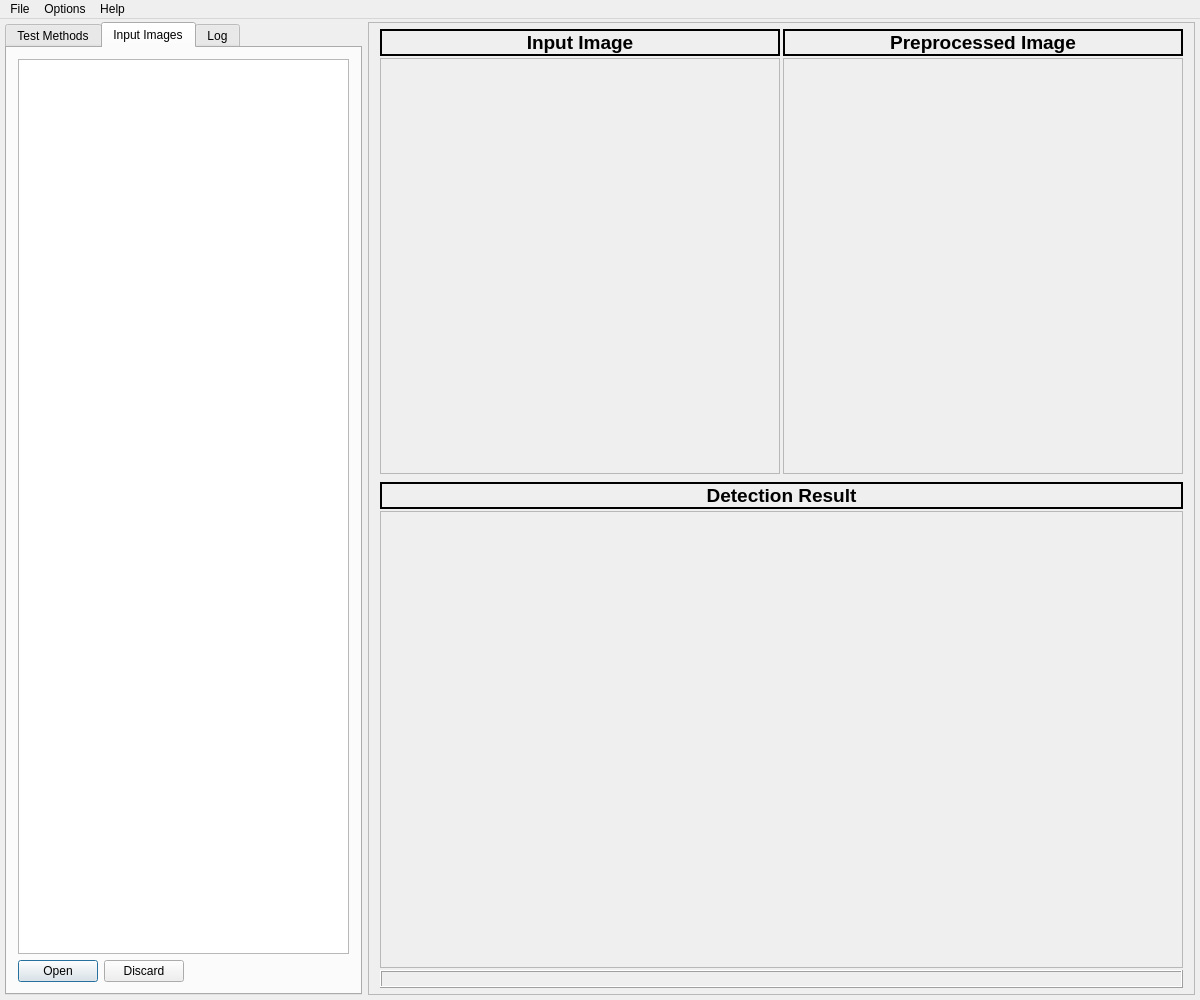
<?xml version="1.0" encoding="UTF-8"?>
<ui version="4.0">
 <class>MainGui</class>
 <widget class="QMainWindow" name="MainGui">
  <property name="geometry">
   <rect>
    <x>0</x>
    <y>0</y>
    <width>1200</width>
    <height>1000</height>
   </rect>
  </property>
  <property name="sizePolicy">
   <sizepolicy hsizetype="Expanding" vsizetype="Expanding">
    <horstretch>0</horstretch>
    <verstretch>0</verstretch>
   </sizepolicy>
  </property>
  <property name="minimumSize">
   <size>
    <width>0</width>
    <height>0</height>
   </size>
  </property>
  <property name="maximumSize">
   <size>
    <width>16777215</width>
    <height>16777215</height>
   </size>
  </property>
  <property name="windowTitle">
   <string>Sichtprüfung</string>
  </property>
  <property name="toolButtonStyle">
   <enum>Qt::ToolButtonIconOnly</enum>
  </property>
  <widget class="QWidget" name="centralWidget">
   <property name="sizePolicy">
    <sizepolicy hsizetype="Expanding" vsizetype="Expanding">
     <horstretch>0</horstretch>
     <verstretch>0</verstretch>
    </sizepolicy>
   </property>
   <layout class="QGridLayout" name="gridLayout_2">
    <property name="leftMargin">
     <number>5</number>
    </property>
    <property name="topMargin">
     <number>3</number>
    </property>
    <property name="rightMargin">
     <number>5</number>
    </property>
    <property name="bottomMargin">
     <number>5</number>
    </property>
    <property name="verticalSpacing">
     <number>6</number>
    </property>
    <item row="0" column="0">
     <widget class="QTabWidget" name="tabWidget">
      <property name="sizePolicy">
       <sizepolicy hsizetype="Expanding" vsizetype="Expanding">
        <horstretch>0</horstretch>
        <verstretch>0</verstretch>
       </sizepolicy>
      </property>
      <property name="minimumSize">
       <size>
        <width>300</width>
        <height>0</height>
       </size>
      </property>
      <property name="tabShape">
       <enum>QTabWidget::Rounded</enum>
      </property>
      <property name="currentIndex">
       <number>1</number>
      </property>
      <property name="elideMode">
       <enum>Qt::ElideLeft</enum>
      </property>
      <widget class="QWidget" name="tabTestMethods">
       <property name="sizePolicy">
        <sizepolicy hsizetype="Expanding" vsizetype="Expanding">
         <horstretch>0</horstretch>
         <verstretch>0</verstretch>
        </sizepolicy>
       </property>
       <attribute name="title">
        <string>Test Methods</string>
       </attribute>
       <layout class="QVBoxLayout" name="verticalLayout_5">
        <item>
         <widget class="QGroupBox" name="groupBoxMethods">
          <property name="title">
           <string>Methods</string>
          </property>
          <property name="flat">
           <bool>true</bool>
          </property>
          <layout class="QVBoxLayout" name="verticalLayout_14"/>
         </widget>
        </item>
        <item>
         <widget class="QGroupBox" name="groupBoxResults">
          <property name="title">
           <string>Results</string>
          </property>
          <property name="flat">
           <bool>true</bool>
          </property>
          <layout class="QVBoxLayout" name="verticalLayout_11">
           <item>
            <widget class="QListView" name="listViewResults">
             <property name="minimumSize">
              <size>
               <width>0</width>
               <height>200</height>
              </size>
             </property>
             <property name="maximumSize">
              <size>
               <width>16777215</width>
               <height>400</height>
              </size>
             </property>
            </widget>
           </item>
          </layout>
         </widget>
        </item>
        <item>
         <spacer name="verticalSpacer">
          <property name="orientation">
           <enum>Qt::Vertical</enum>
          </property>
          <property name="sizeType">
           <enum>QSizePolicy::Fixed</enum>
          </property>
          <property name="sizeHint" stdset="0">
           <size>
            <width>20</width>
            <height>10</height>
           </size>
          </property>
         </spacer>
        </item>
        <item>
         <widget class="QDialogButtonBox" name="buttonBoxMethods">
          <property name="sizePolicy">
           <sizepolicy hsizetype="Fixed" vsizetype="Fixed">
            <horstretch>0</horstretch>
            <verstretch>0</verstretch>
           </sizepolicy>
          </property>
          <property name="standardButtons">
           <set>QDialogButtonBox::Apply</set>
          </property>
         </widget>
        </item>
        <item>
         <spacer name="verticalSpacer_2">
          <property name="orientation">
           <enum>Qt::Vertical</enum>
          </property>
          <property name="sizeHint" stdset="0">
           <size>
            <width>20</width>
            <height>40</height>
           </size>
          </property>
         </spacer>
        </item>
       </layout>
      </widget>
      <widget class="QWidget" name="tabInputImages">
       <property name="sizePolicy">
        <sizepolicy hsizetype="Expanding" vsizetype="Preferred">
         <horstretch>0</horstretch>
         <verstretch>0</verstretch>
        </sizepolicy>
       </property>
       <attribute name="title">
        <string>Input Images</string>
       </attribute>
       <layout class="QVBoxLayout" name="verticalLayout_3">
        <item>
         <layout class="QVBoxLayout" name="verticalLayout_2">
          <property name="bottomMargin">
           <number>0</number>
          </property>
          <item>
           <widget class="QTreeView" name="treeViewInput">
            <property name="horizontalScrollBarPolicy">
             <enum>Qt::ScrollBarAsNeeded</enum>
            </property>
            <attribute name="headerMinimumSectionSize">
             <number>100</number>
            </attribute>
            <attribute name="headerStretchLastSection">
             <bool>false</bool>
            </attribute>
           </widget>
          </item>
          <item>
           <widget class="QDialogButtonBox" name="buttonBoxInputs">
            <property name="sizePolicy">
             <sizepolicy hsizetype="Fixed" vsizetype="Fixed">
              <horstretch>0</horstretch>
              <verstretch>0</verstretch>
             </sizepolicy>
            </property>
            <property name="minimumSize">
             <size>
              <width>0</width>
              <height>0</height>
             </size>
            </property>
            <property name="layoutDirection">
             <enum>Qt::LeftToRight</enum>
            </property>
            <property name="orientation">
             <enum>Qt::Horizontal</enum>
            </property>
            <property name="standardButtons">
             <set>QDialogButtonBox::Discard|QDialogButtonBox::Open</set>
            </property>
            <property name="centerButtons">
             <bool>true</bool>
            </property>
           </widget>
          </item>
         </layout>
        </item>
       </layout>
      </widget>
      <widget class="QWidget" name="tabLog">
       <property name="sizePolicy">
        <sizepolicy hsizetype="Expanding" vsizetype="Expanding">
         <horstretch>0</horstretch>
         <verstretch>0</verstretch>
        </sizepolicy>
       </property>
       <attribute name="title">
        <string>Log</string>
       </attribute>
       <layout class="QVBoxLayout" name="verticalLayout_13">
        <item>
         <layout class="QVBoxLayout" name="verticalLayout_12">
          <item>
           <widget class="QListWidget" name="listWidgetLog"/>
          </item>
         </layout>
        </item>
       </layout>
      </widget>
     </widget>
    </item>
    <item row="0" column="1">
     <layout class="QHBoxLayout" name="horizontalLayout">
      <property name="sizeConstraint">
       <enum>QLayout::SetNoConstraint</enum>
      </property>
      <property name="leftMargin">
       <number>0</number>
      </property>
      <item>
       <widget class="QFrame" name="verticalFrame">
        <property name="sizePolicy">
         <sizepolicy hsizetype="Expanding" vsizetype="Expanding">
          <horstretch>0</horstretch>
          <verstretch>0</verstretch>
         </sizepolicy>
        </property>
        <property name="frameShape">
         <enum>QFrame::StyledPanel</enum>
        </property>
        <property name="frameShadow">
         <enum>QFrame::Sunken</enum>
        </property>
        <property name="lineWidth">
         <number>0</number>
        </property>
        <layout class="QVBoxLayout" name="verticalLayout">
         <property name="spacing">
          <number>2</number>
         </property>
         <property name="topMargin">
          <number>0</number>
         </property>
         <property name="bottomMargin">
          <number>6</number>
         </property>
         <item>
          <widget class="QWidget" name="gridWidget" native="true">
           <property name="sizePolicy">
            <sizepolicy hsizetype="Expanding" vsizetype="Expanding">
             <horstretch>0</horstretch>
             <verstretch>0</verstretch>
            </sizepolicy>
           </property>
           <property name="maximumSize">
            <size>
             <width>16777215</width>
             <height>16777215</height>
            </size>
           </property>
           <layout class="QGridLayout" name="gridLayout">
            <property name="leftMargin">
             <number>0</number>
            </property>
            <property name="topMargin">
             <number>6</number>
            </property>
            <property name="rightMargin">
             <number>0</number>
            </property>
            <property name="bottomMargin">
             <number>6</number>
            </property>
            <property name="horizontalSpacing">
             <number>3</number>
            </property>
            <property name="verticalSpacing">
             <number>2</number>
            </property>
            <item row="1" column="1">
             <widget class="QLabel" name="labelPreprocessed">
              <property name="sizePolicy">
               <sizepolicy hsizetype="Expanding" vsizetype="Fixed">
                <horstretch>0</horstretch>
                <verstretch>0</verstretch>
               </sizepolicy>
              </property>
              <property name="minimumSize">
               <size>
                <width>400</width>
                <height>0</height>
               </size>
              </property>
              <property name="maximumSize">
               <size>
                <width>16777215</width>
                <height>30</height>
               </size>
              </property>
              <property name="font">
               <font>
                <family>Arial</family>
                <pointsize>14</pointsize>
                <weight>75</weight>
                <bold>true</bold>
                <kerning>true</kerning>
               </font>
              </property>
              <property name="frameShape">
               <enum>QFrame::WinPanel</enum>
              </property>
              <property name="frameShadow">
               <enum>QFrame::Plain</enum>
              </property>
              <property name="text">
               <string>Preprocessed Image</string>
              </property>
              <property name="alignment">
               <set>Qt::AlignCenter</set>
              </property>
             </widget>
            </item>
            <item row="1" column="0">
             <widget class="QLabel" name="labelInput">
              <property name="sizePolicy">
               <sizepolicy hsizetype="Expanding" vsizetype="Fixed">
                <horstretch>0</horstretch>
                <verstretch>0</verstretch>
               </sizepolicy>
              </property>
              <property name="minimumSize">
               <size>
                <width>400</width>
                <height>0</height>
               </size>
              </property>
              <property name="maximumSize">
               <size>
                <width>16777215</width>
                <height>30</height>
               </size>
              </property>
              <property name="font">
               <font>
                <family>Arial</family>
                <pointsize>14</pointsize>
                <weight>75</weight>
                <bold>true</bold>
                <kerning>true</kerning>
               </font>
              </property>
              <property name="layoutDirection">
               <enum>Qt::LeftToRight</enum>
              </property>
              <property name="frameShape">
               <enum>QFrame::WinPanel</enum>
              </property>
              <property name="frameShadow">
               <enum>QFrame::Plain</enum>
              </property>
              <property name="lineWidth">
               <number>1</number>
              </property>
              <property name="text">
               <string>Input Image</string>
              </property>
              <property name="alignment">
               <set>Qt::AlignCenter</set>
              </property>
             </widget>
            </item>
            <item row="2" column="0">
             <widget class="QFrame" name="widInputImage">
              <property name="sizePolicy">
               <sizepolicy hsizetype="Expanding" vsizetype="Expanding">
                <horstretch>0</horstretch>
                <verstretch>0</verstretch>
               </sizepolicy>
              </property>
              <property name="minimumSize">
               <size>
                <width>0</width>
                <height>0</height>
               </size>
              </property>
              <property name="maximumSize">
               <size>
                <width>16777215</width>
                <height>16777215</height>
               </size>
              </property>
              <property name="frameShape">
               <enum>QFrame::StyledPanel</enum>
              </property>
              <layout class="QHBoxLayout" name="horizontalLayout_4">
               <item>
                <layout class="QVBoxLayout" name="verticalLayout_9"/>
               </item>
              </layout>
             </widget>
            </item>
            <item row="2" column="1">
             <widget class="QFrame" name="widPreprocessed">
              <property name="sizePolicy">
               <sizepolicy hsizetype="Expanding" vsizetype="Expanding">
                <horstretch>0</horstretch>
                <verstretch>0</verstretch>
               </sizepolicy>
              </property>
              <property name="frameShape">
               <enum>QFrame::StyledPanel</enum>
              </property>
              <property name="frameShadow">
               <enum>QFrame::Plain</enum>
              </property>
              <layout class="QVBoxLayout" name="verticalLayout_7">
               <property name="leftMargin">
                <number>9</number>
               </property>
               <property name="topMargin">
                <number>9</number>
               </property>
               <property name="rightMargin">
                <number>9</number>
               </property>
               <property name="bottomMargin">
                <number>9</number>
               </property>
               <item>
                <layout class="QVBoxLayout" name="verticalLayout_10"/>
               </item>
              </layout>
             </widget>
            </item>
           </layout>
          </widget>
         </item>
         <item>
          <widget class="QLabel" name="labelResult">
           <property name="sizePolicy">
            <sizepolicy hsizetype="Preferred" vsizetype="Fixed">
             <horstretch>0</horstretch>
             <verstretch>0</verstretch>
            </sizepolicy>
           </property>
           <property name="maximumSize">
            <size>
             <width>16777215</width>
             <height>30</height>
            </size>
           </property>
           <property name="font">
            <font>
             <family>Arial</family>
             <pointsize>14</pointsize>
             <weight>75</weight>
             <bold>true</bold>
            </font>
           </property>
           <property name="frameShape">
            <enum>QFrame::WinPanel</enum>
           </property>
           <property name="text">
            <string>Detection Result</string>
           </property>
           <property name="alignment">
            <set>Qt::AlignCenter</set>
           </property>
          </widget>
         </item>
         <item>
          <widget class="QFrame" name="widResult">
           <property name="sizePolicy">
            <sizepolicy hsizetype="Expanding" vsizetype="Expanding">
             <horstretch>0</horstretch>
             <verstretch>0</verstretch>
            </sizepolicy>
           </property>
           <property name="minimumSize">
            <size>
             <width>0</width>
             <height>0</height>
            </size>
           </property>
           <property name="maximumSize">
            <size>
             <width>16777215</width>
             <height>16777215</height>
            </size>
           </property>
           <property name="frameShape">
            <enum>QFrame::StyledPanel</enum>
           </property>
           <layout class="QVBoxLayout" name="verticalLayout_8">
            <item>
             <layout class="QVBoxLayout" name="verticalLayout_6"/>
            </item>
           </layout>
          </widget>
         </item>
         <item>
          <widget class="QLabel" name="labelProgress">
           <property name="maximumSize">
            <size>
             <width>16777215</width>
             <height>20</height>
            </size>
           </property>
           <property name="frameShape">
            <enum>QFrame::Box</enum>
           </property>
           <property name="frameShadow">
            <enum>QFrame::Raised</enum>
           </property>
           <property name="text">
            <string/>
           </property>
          </widget>
         </item>
        </layout>
       </widget>
      </item>
     </layout>
    </item>
   </layout>
  </widget>
  <widget class="QMenuBar" name="menuBar">
   <property name="geometry">
    <rect>
     <x>0</x>
     <y>0</y>
     <width>1200</width>
     <height>21</height>
    </rect>
   </property>
   <widget class="QMenu" name="menuFile">
    <property name="title">
     <string>File</string>
    </property>
    <addaction name="action_Exit"/>
   </widget>
   <widget class="QMenu" name="menuOptions">
    <property name="title">
     <string>Options</string>
    </property>
    <addaction name="actionTest_Object"/>
   </widget>
   <widget class="QMenu" name="menuHelp">
    <property name="title">
     <string>Help</string>
    </property>
    <addaction name="action_About"/>
   </widget>
   <addaction name="menuFile"/>
   <addaction name="menuOptions"/>
   <addaction name="menuHelp"/>
  </widget>
  <action name="action_About">
   <property name="text">
    <string>&amp;About</string>
   </property>
  </action>
  <action name="action_Exit">
   <property name="text">
    <string>&amp;Exit</string>
   </property>
  </action>
  <action name="actionTest_Object">
   <property name="text">
    <string>Test Object</string>
   </property>
  </action>
 </widget>
 <layoutdefault spacing="6" margin="11"/>
 <resources>
  <include location="sichtprüfung.qrc"/>
 </resources>
 <connections/>
</ui>
